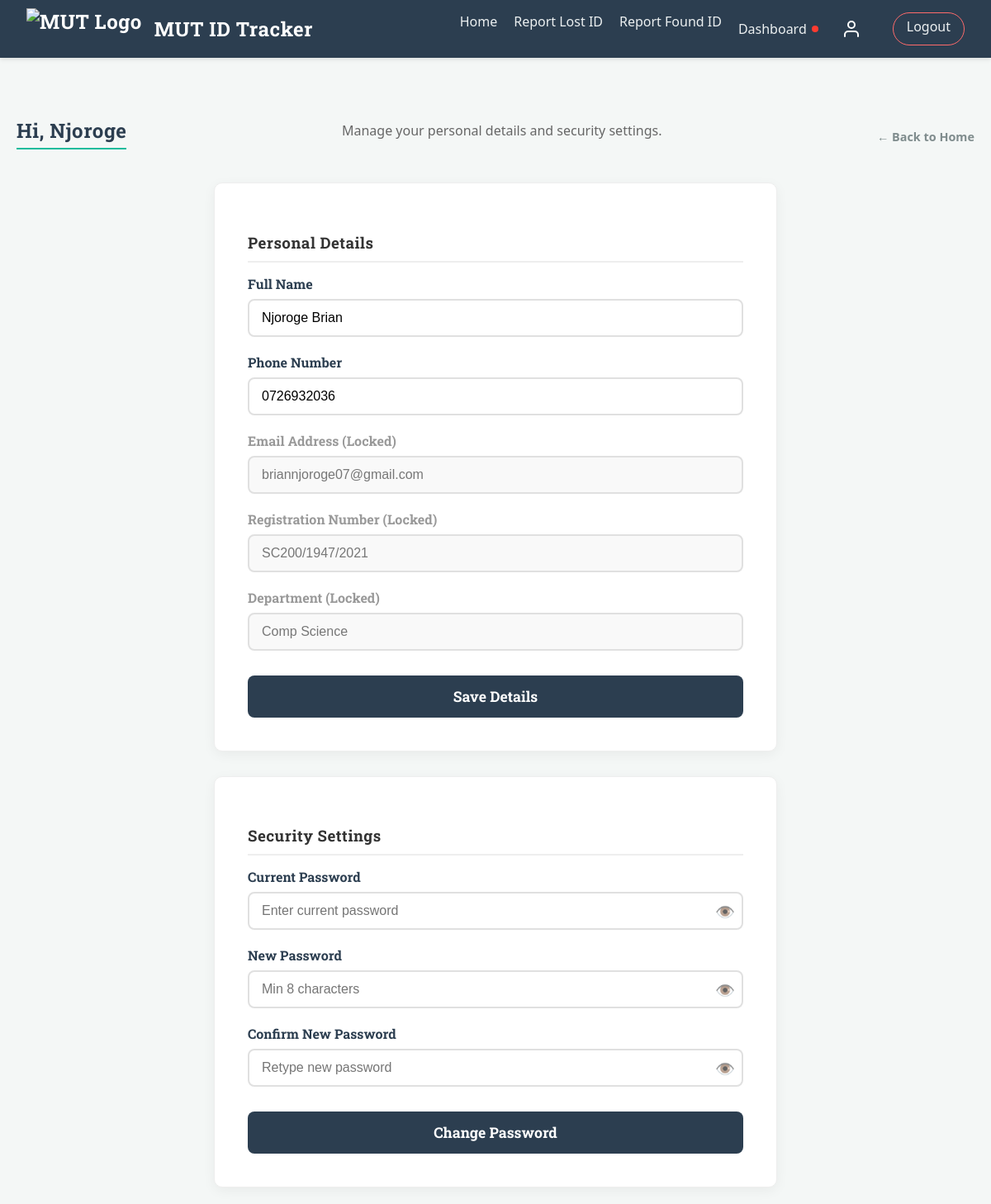
Screenshot of /profile (signed in) with the database file from the repository.
### tables this page shows
CREATE TABLE users (
            id INTEGER PRIMARY KEY AUTOINCREMENT,
            name TEXT NOT NULL,
            email TEXT UNIQUE NOT NULL,
            phone TEXT UNIQUE NOT NULL,
            reg_number TEXT UNIQUE NOT NULL,
            department TEXT NOT NULL,
            password_hash TEXT NOT NULL,
            role TEXT DEFAULT 'student',
            is_deleted BOOLEAN DEFAULT 0 
        );

### auth.py (the view, shortened to what this page needs)
@auth_bp.route('/profile', methods=['GET', 'POST'])
@login_required
def profile():
    conn = get_db_connection()
    user_data = conn.execute('SELECT * FROM users WHERE id = ?', (current_user.id,)).fetchone()
    conn.close()
    return render_template('profile.html', user=user_data)

### auth.py (called while the page is built)
def load_user(user_id):
    conn = get_db_connection()
    curr = conn.cursor()
    curr.execute("SELECT * FROM users WHERE id = ?", (user_id,))
    user = curr.fetchone()
    conn.close()
    if user:
        return User(id=user['id'],
                    name=user['name'],
                    email=user['email'],
                    role=user['role'],
                    reg_number=user['reg_number'],
                    department=user['department'],
                    phone=user['phone'])
    return None

### db.py (called while the page is built)
def get_db_connection():
    conn = sqlite3.connect('lostfound.db')
    conn.row_factory = sqlite3.Row
    return conn

### routes.py (called while the page is built)
@main_bp.app_context_processor
def inject_unread_claims():
    unread_count = 0
    if current_user.is_authenticated:
        conn = get_db_connection()
        result = conn.execute(
            'SELECT COUNT(*) FROM claims WHERE user_id = ? AND is_read = 0',
            (current_user.id,)
        ).fetchone()
        if result:
            unread_count = result[0]
        conn.close()
    return dict(unread_count=unread_count)

### templates/profile.html (shortened to what this page needs)
<!doctype html>
<html lang="en">
  <head>
    <link
      rel="stylesheet"
      href="{{ url_for('static', filename='style.css') }}"
    />
  </head>
  <body>
    {% include 'navbar.html' %}
    <div class="container">
      <div class="page-header">
        <h2>Hi, {{ user['name'].split(' ')[0] }}</h2>
        <p style="color: #666; margin-top: 5px">
          Manage your personal details and security settings.
        </p>
        <a href="/" class="back-link">&larr; Back to Home</a>
      </div>
      <div class="form-card" style="margin-bottom: 30px">
        <h3>Personal Details</h3>
        <form action="{{ url_for('auth.profile') }}" method="POST">
          <div class="form-group">
            <label for="name">Full Name</label>
            <input
              type="text"
              name="name"
              value="{{ user['name'] }}"
              required
            />
          </div>
          <div class="form-group">
            <label for="phone">Phone Number</label>
            <input
              type="tel"
              name="phone"
              value="{{ user['phone'] }}"
              pattern="[0-9]{10}"
              required
            />
          </div>
          <div class="form-group">
            <label style="color: #999">Email Address (Locked)</label>
            <input
              type="text"
              value="{{ user['email'] }}"
              class="readonly-input"
              readonly
            />
          </div>
          <div class="form-group">
            <label style="color: #999">Registration Number (Locked)</label>
            <input
              type="text"
              value="{{ user['reg_number'] }}"
              class="readonly-input"
              readonly
            />
          </div>
          <div class="form-group">
            <label style="color: #999">Department (Locked)</label>
            <input
              type="text"
              value="{{ user['department'] }}"
              class="readonly-input"
              readonly
            />
          </div>
          <button type="submit" class="submit-btn">Save Details</button>
        </form>
      </div>
      <div class="form-card">
        <h3>Security Settings</h3>
        <form action="{{ url_for('auth.profile') }}" method="POST">
          <div class="form-group">
            <label for="old_password">Current Password</label>
            <div class="password-container">
              <input
                type="password"
                id="oldPass"
                name="old_password"
                class="text-input"
                placeholder="Enter current password"
                required
              />
              <span
                class="toggle-password"
                onclick="togglePassword('oldPass', this)"
                >👁️</span
              >
            </div>
          </div>
          <div class="form-group">
            <label for="new_password">New Password</label>
            <div class="password-container">
              <input
                type="password"
                id="newPass"
                name="new_password"
                class="text-input"
                placeholder="Min 8 characters"
                minlength="8"
                required
              />
              <span
                class="toggle-password"
                onclick="togglePassword('newPass', this)"
                >👁️</span
              >
            </div>
          </div>
          <div class="form-group">
            <label for="confirm_password">Confirm New Password</label>
            <div class="password-container">
              <input
                type="password"
                id="confirmPass"
                name="confirm_password"
                class="text-input"
                placeholder="Retype new password"
                required
              />
              <span
                class="toggle-password"
                onclick="togglePassword('confirmPass', this)"
                >👁️</span
              >
            </div>
          </div>
          <button type="submit" class="submit-btn" id="passSubmitBtn">
            Change Password
          </button>
        </form>
      </div>
    </div>
  </body>
</html>

### templates/navbar.html (shortened to what this page needs)
<nav>
  <a href="/" class="nav-brand">
    <img
      src="{{ url_for('static', filename='logo.png') }}"
      alt="MUT Logo"
      class="nav-logo"
    />
    <span>MUT ID Tracker</span>
  </a>
  <div class="nav-links" id="navLinks">
    <a href="{{ url_for('main.home') }}">Home</a>
    <a href="{{ url_for('main.lost') }}">Report Lost ID</a>
    <a href="{{ url_for('main.found') }}">Report Found ID</a>
    {% if current_user.is_authenticated %}
    <a href="{{ url_for('main.dashboard') }}" class="dashboard-link">
      Dashboard {% if unread_count > 0 %}
      <span class="notification-dot dash-dot"></span>
      {% endif %}
    </a>
    <a
      href="{{ url_for('auth.profile') }}"
      class="nav-icon-link desktop-only"
      title="My Profile"
    >
      <svg
        width="24"
        height="24"
        viewBox="0 0 24 24"
        fill="none"
        stroke="white"
        stroke-width="2"
        stroke-linecap="round"
        stroke-linejoin="round"
      >
        <path d="M20 21v-2a4 4 0 0 0-4-4H8a4 4 0 0 0-4 4v2"></path>
        <circle cx="12" cy="7" r="4"></circle>
      </svg>
    </a>
    <a href="{{ url_for('auth.logout') }}" class="nav-btn logout-btn">Logout</a>
    {% else %}
    <a href="{{ url_for('auth.login') }}">Login</a>
    <a href="{{ url_for('auth.register') }}" class="nav-btn register-btn"
      >Register</a
    >
    {% endif %}
  </div>
</nav>

### static/style.css (style rules this page uses)
body { font-family: "Segoe UI", Tahoma, Geneva, Verdana, sans-serif; background-color: #f4f7f6; margin: 0; padding: 0; color: #333; padding-top: 80px; }
h1, h2, h3, h4, h5, h6 { font-family: "Roboto Slab", serif; font-weight: 700; letter-spacing: 0.5px; }
.readonly-input { background-color: #f9f9f9; color: #777; border-color: #eee; cursor: not-allowed; }
nav { background-color: #2c3e50; padding: 0 2rem; height: 70px; display: flex; justify-content: space-between; align-items: center; box-shadow: 0 2px 5px rgba(0, 0, 0, 0.1); position: fixed; top: 0; left: 0; width: 100%; z-index: 1000; box-sizing: border-box; }
.nav-brand { font-family: "Roboto Slab", serif; display: flex; align-items: center; gap: 15px; color: white; font-size: 1.5rem; font-weight: bold; letter-spacing: 0.5px; text-decoration: none; cursor: pointer; transition: opacity 0.3s; }
.nav-logo { height: 50px; width: auto; object-fit: contain; }
.nav-links { display: flex; gap: 20px; }
.nav-links a { color: #ecf0f1; text-decoration: none; font-size: 1rem; font-weight: 500; transition: color 0.3s; }
.notification-dot { background-color: #ff3b30; border-radius: 50%; display: inline-block; }
.dash-dot { width: 8px; height: 8px; margin-left: 6px; vertical-align: middle; }
.dashboard-link { display: inline-flex; align-items: center; }
.nav-btn { padding: 8px 16px; border-radius: 20px; transition: all 0.3s ease; text-decoration: none; line-height: 1; }
.logout-btn { border: 1px solid #ff6b6b; color: #ff6b6b; }
.nav-icon-link { display: flex; align-items: center; justify-content: center; padding: 8px; margin-right: 10px; border-radius: 50%; transition: background 0.3s; }
h2 { color: #2c3e50; border-bottom: 2px solid #1abc9c; display: inline-block; padding-bottom: 5px; margin-top: 2rem; }
p { color: #666; max-width: 600px; margin: 0 auto; }
.container { max-width: 1200px; margin: 0 auto; padding: 20px; }
.page-header { display: flex; justify-content: space-between; align-items: center; margin-bottom: 20px; padding-top: 10px; }
.back-link { text-decoration: none; color: #1393b9; font-weight: bold; font-size: 1rem; transition: color 0.3s; }
.form-card { background: white; max-width: 600px; margin: 0 auto; padding: 40px; border-radius: 10px; box-shadow: 0 4px 15px rgba(0, 0, 0, 0.05); border: 1px solid #eee; }
.form-card h3 { margin-bottom: 15px; border-bottom: 2px solid #eee; padding-bottom: 10px; }
.form-group { margin-bottom: 20px; }
.form-group label { display: block; margin-bottom: 8px; font-weight: bold; color: #2c3e50; font-family: "Roboto Slab", serif; }
.form-group input[type="text"], .form-group input[type="tel"], .form-group input[type="email"], .form-group input[type="password"] { width: 100%; padding: 12px 15px; font-size: 1rem; border: 2px solid #e0e0e0; border-radius: 8px; outline: none; box-sizing: border-box; transition: border-color 0.3s; }
.submit-btn { width: 100%; padding: 14px; background-color: #2c3e50; color: white; font-size: 1.1rem; font-weight: bold; border: none; border-radius: 8px; cursor: pointer; font-family: "Roboto Slab", serif; transition: background-color 0.3s, transform 0.2s; margin-top: 10px; }
.password-container { position: relative; width: 100%; }
.password-container input { width: 100%; padding-right: 40px; }
.toggle-password { position: absolute; right: 10px; top: 50%; transform: translateY(-50%); cursor: pointer; font-size: 1.2rem; user-select: none; opacity: 0.7; }
.back-link { display: block; margin-top: 20px; color: #7f8c8d; text-decoration: none; font-size: 0.9rem; transition: color 0.2s; }

### rows the page displays
users: name "Njoroge", name "Njoroge Brian", phone "0726932036", email "briannjoroge07@gmail.com", reg_number "SC200/1947/2021", department "Comp Science"
